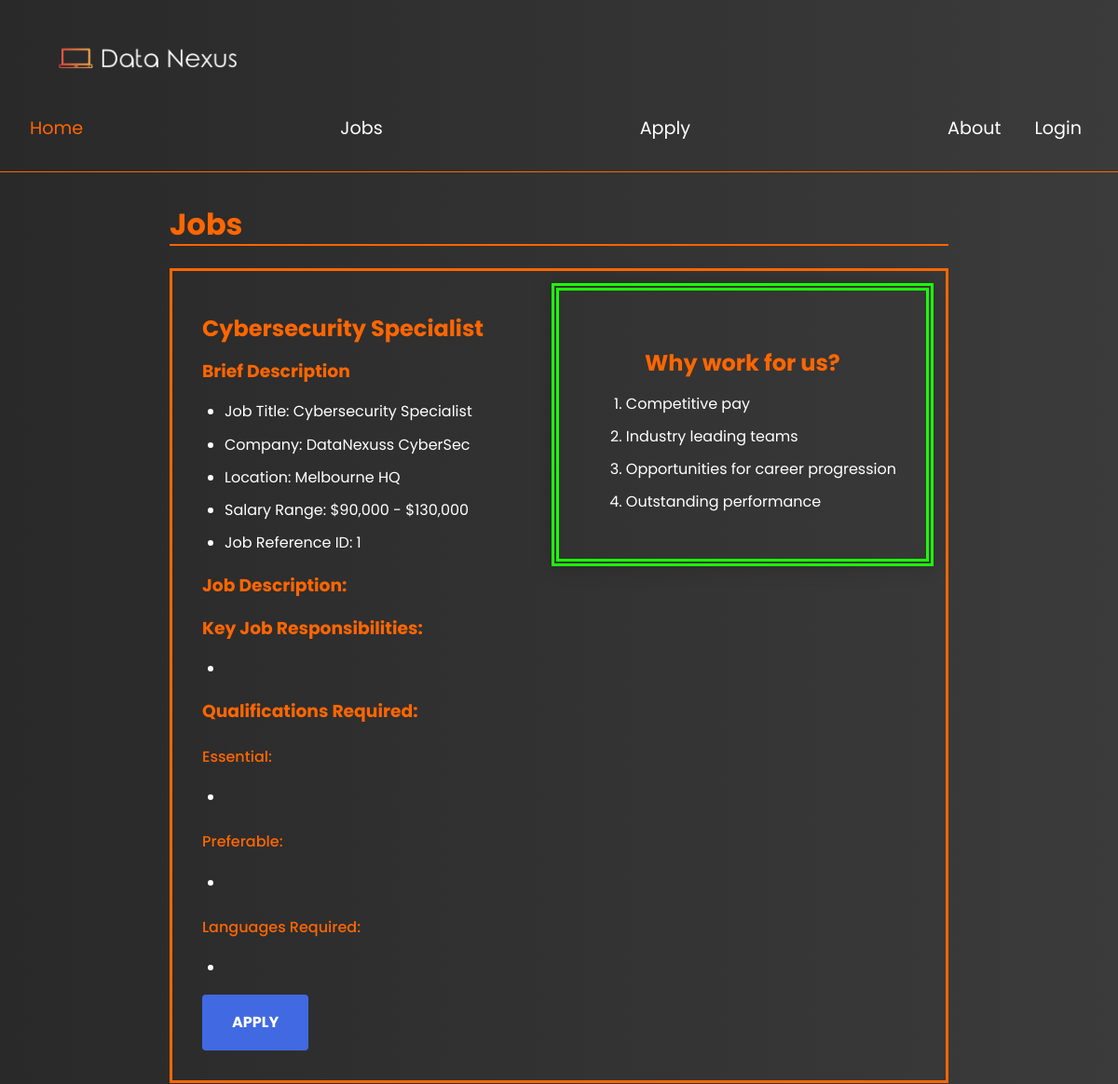
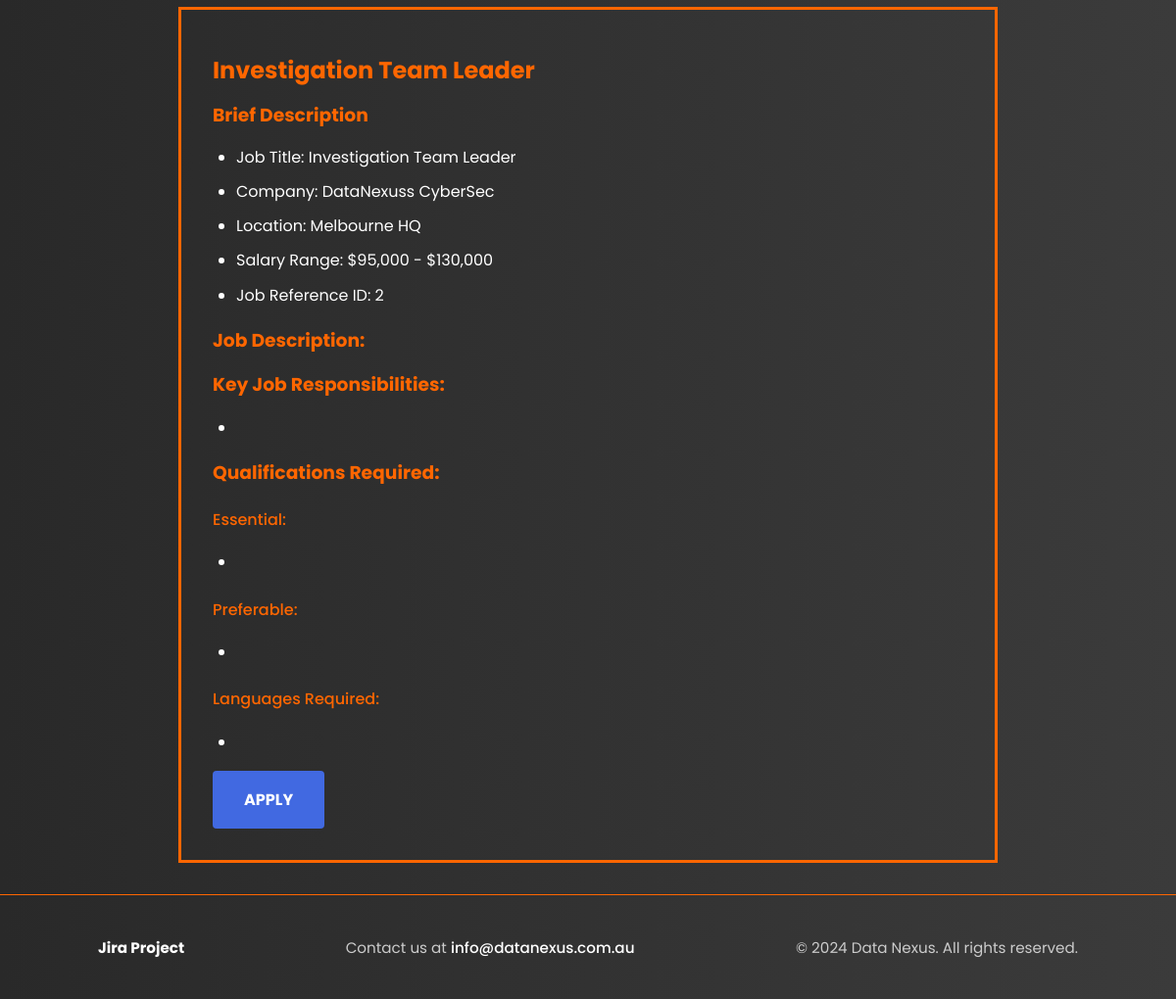
The page /web_tech_prj-main/jobs.php on the database its author committed (2 pictures, top to bottom).
### tables this page shows
CREATE TABLE `jobs` (
  `id` int(11) NOT NULL,
  `position` varchar(60) NOT NULL,
  `company` varchar(100) DEFAULT NULL,
  `location` varchar(50) DEFAULT NULL,
  `salary` varchar(40) DEFAULT NULL,
  `description` varchar(2000) DEFAULT NULL,
  `responsibilities` varchar(1000) DEFAULT NULL,
  `essential_qualifications` varchar(1000) DEFAULT NULL,
  `preferable_qualifications` varchar(1000) DEFAULT NULL,
  `languages` varchar(100) DEFAULT NULL
);

### web_tech_prj-main/jobs.php (the view, shortened to what this page needs)
<!DOCTYPE html>
<html lang="en">
<head>
    <link rel="stylesheet" href="styles/styles.css">
</head>
<body>
    <?php
    include 'nav.inc';
    require_once 'settings.php';
    ?>
    <main>
        <section id="jobs">
            <h1>Jobs</h1>
            <aside>
                <h2>Why work for us?</h2>
                <ol>
                    <li>Competitive pay</li>
                    <li>Industry leading teams</li>
                    <li>Opportunities for career progression</li>
                    <li>Outstanding performance</li>
                </ol>
            </aside>
                <?php
                function put_in_list($str) {
                    echo "<ul>";
                    $strArr = explode(". ", $str);
                    foreach ($strArr as $sentence) {
                        echo "<li>" . $sentence . "</li>";
                    }
                    echo "</ul>";
                }
                $sql = "SELECT * FROM jobs";
                $result = mysqli_query($conn, $sql);
                $jobs = [];
                if ($result && mysqli_num_rows($result) > 0) {
                    while ($row = mysqli_fetch_assoc($result)) {
                        $job = new Jobs();
                        $job->id = $row['id'];
                        $job->position = $row['position'];
                        $job->company = $row['company'];
                        $job->location = $row['location'];
                        $job->salary = $row['salary'];
                        $job->description = $row['description'];
                        $job->responsibilities = $row['responsibilities'];
                        $job->essential_qualifications = $row['essential_qualifications'];
                        $job->preferable_qualifications = $row['preferable_qualifications'];
                        $job->languages = $row['languages'];
                        $jobs[] = $job;
                    }
                }
                $i = 0;
                while ($i < count($jobs)) {
                    $job = $jobs[$i];
                    echo "<section class='job_position'>";
                    echo "<h2>" . $job->position ."</h2>";
                    echo "<h3>Brief Description</h3>";
                    echo "<ul>";
                    echo "<li>Job Title: " . $job->position . "</li>";
                    echo "<li>Company: " . $job->company . "</li>";
                    echo "<li>Location: " . $job->location . "</li>";
                    echo "<li>Salary Range: " . $job->salary . "</li>";
                    echo "<li>Job Reference ID: " . $job->id . "</li>";
                    echo "</ul>";
                    echo "<h3>Job Description:</h3>";
                    echo "<h3>Key Job Responsibilities:</h3>";
                    put_in_list($job->responsibilities);
                    echo "<h3>Qualifications Required:</h3>";
                    echo "<h4>Essential:</h4>";
                    echo "<h4>Preferable:</h4>";
                    echo "<h4>Languages Required:</h4>";
                    echo "<a href='apply.php' class='jobs-apply'>APPLY</a>";
                    echo "</section>";
                    $i++;
                }
                ?>
    </main>
<?php
include 'footer.inc';
?>
</body>
</html>

### web_tech_prj-main/styles/styles.css (style rules this page uses)
html, body { height: 100%; font-family: 'Poppins', sans-serif; color: white; overflow-x: hidden; max-width: 100%; }
*, *::before, *::after { box-sizing: border-box; }
body { display: flex; flex-direction: column; }
main { flex: 1; }
main { background: linear-gradient(to right, #292929, #3b3b3b); }
body { background: linear-gradient(to right, #292929, #3b3b3b); margin: 0; font-family: 'Poppins', sans-serif; color: white; }
* { line-height: 1.7rem; }
h1, h2, h3, h4, h5 { color: #ff6600; margin-bottom: 0.5rem; }
h1 { font-size: 2rem; border-bottom: 2px solid #ff6600; padding-bottom: 0.5rem; margin-bottom: 1.5rem; }
h2 { font-size: 1.5rem; margin-top: 2rem; }
h4, h5 { font-weight: 500; }
.jobs-apply { background-color: #4169E1; color: white; border: none; padding: 1rem 2rem; border-radius: 4px; cursor: pointer; text-decoration: none; display: inline-block; font-weight: bold; }
#cybersecurity_specialist_position, .job_position { border: #ff6600 solid 3px; animation: fadeSlideIn 1s ease-out forwards; margin-top: 0.5rem; }
aside { display: block; float: right; margin: 1rem; border-style: double; border-width: 0.5rem; border-color: #1cff08; box-shadow: 0 0 20px rgba(0, 0, 0, 0.2); padding: 2em; animation: fadeSlideIn 1s ease-out forwards; }
aside h2 { color: #ff6600; text-align: center; }
#form, section { padding: 2rem; max-width: 900px; margin: 0 auto; padding-top: 1rem; }
ul { padding-left: 1.5rem; }
li { margin-bottom: 0.5rem; }
html { scroll-behavior: smooth; }

### rows shown on the page
jobs: position "Cybersecurity Specialist", company "DataNexuss CyberSec", location "Melbourne HQ", salary "$90,000 - $130,000", id "1"
jobs: position "Investigation Team Leader", company "DataNexuss CyberSec", location "Melbourne HQ", salary "$95,000 - $130,000", id "2"
